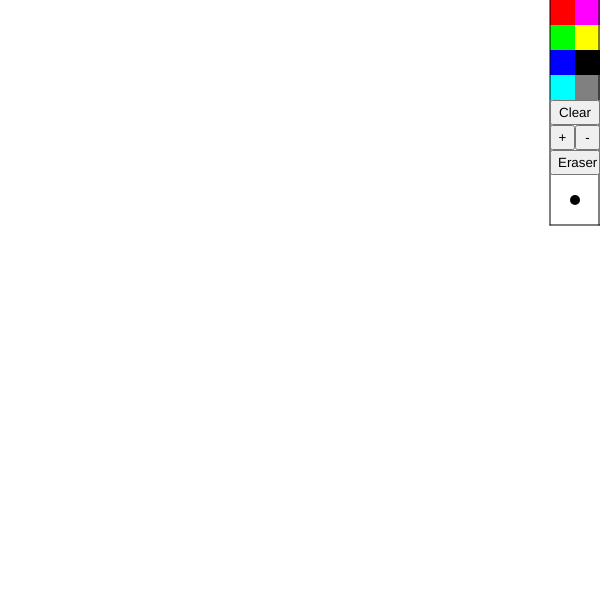
Frame 1 (no input)
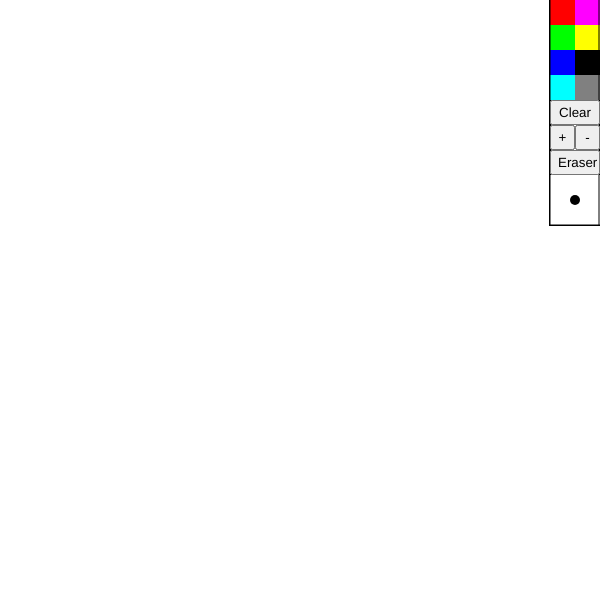
Frame 60 (no input)
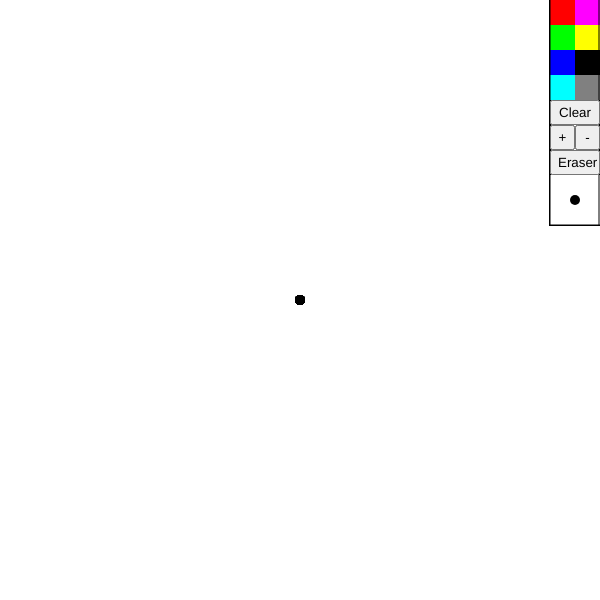
Frame 120 (the mouse pressed at the canvas centre since frame 60)

The p5.js sketch that drew these frames (run headless with seeded random() and noise() and a simulated clock; from frame 60 on, the mouse is pressed at the canvas centre):

// p5.js sketch
// ── sketch.js
var colour = 6;
var size = 3;
var sizes = [2.5, 5, 7.5, 10, 12.5, 15, 20, 30];
var maxSize = 8;
var clearButton, sizeUpButton, sizeDownButton, eraserButton;
var paint = true;

function setup() {
  createCanvas(600, 600);
  background(255);
  noStroke();
}

function colorPalette() {
  changeColour(8);
  rect(550, 175, 50, 50);
  changeColour(0);
  rect(550, 0, 25, 25);
  changeColour(4);
  rect(575, 0, 25, 25);
  changeColour(1);
  rect(550, 25, 25, 25);
  changeColour(5);
  rect(575, 25, 25, 25);
  changeColour(2);
  rect(550, 50, 25, 25);
  changeColour(6);
  rect(575, 50, 25, 25);
  ellipse(575, 200, sizes[size], sizes[size]);
  changeColour(3);
  rect(550, 75, 25, 25);
  changeColour(7);
  rect(575, 75, 25, 25);
  stroke(0);
  line(550, 0, 550, 225);
  line(550, 225, width, 225);
  line(width-1, 225, width-1, 0);
}

function changeColour(colour) {
  noStroke();
  switch (colour) {
    case 0:
      fill(255, 0, 0);
      break;
    case 1:
      fill(0, 255, 0);
      break;
    case 2:
      fill(0, 0, 255);
      break;
    case 3:
      fill(0, 255, 255);
      break;
    case 4:
      fill(255, 0, 255);
      break;
    case 5:
      fill(255, 255, 0);
      break;
    case 6:
      fill(0);
      break;
    case 7:
      fill(128);
      break;
    case 8:
      fill(255);
      break;
    default:
      break;
  }
}

function getColour() {
  if (mouseX > 550 && mouseY < 100) {
    colour = Math.floor((mouseX - 550) / 25) * 4 + Math.floor(mouseY / 25);
    paint = false;
  }
  return colour;
}

function clearBackground() {
  background(255);
}

function showResetButton() {
  clearButton = createButton('Clear');
  clearButton.position(550, 100);
  clearButton.size(50, 25);
  clearButton.mousePressed(clearBackground);
}

function sizeUp(){
  if (++size == 8) size--;
}

function sizeDown(){
  if (--size == -1) size++;
}

function showSizeButtons(){
  sizeUpButton = createButton('+');
  sizeUpButton.position(550, 125);
  sizeUpButton.size(25, 25);
  sizeUpButton.mousePressed(sizeUp);
  sizeDownButton = createButton('-');
  sizeDownButton.position(575, 125);
  sizeDownButton.size(25, 25);
  sizeDownButton.mousePressed(sizeDown);
}

function showEraserButton(){
  eraserButton = createButton('Eraser');
  eraserButton.position(550, 150);
  eraserButton.size(50, 25);
  eraserButton.mousePressed(setEraser);
}

function setEraser(){
  colour = 8;
}

function paintEllipses() {
  if (mouseIsPressed) {
    changeColour(getColour());
    if (paint) ellipse(mouseX, mouseY, sizes[size], sizes[size]);
    paint = true;
  }
}

function draw() {
  paintEllipses();
  showResetButton();
  showSizeButtons();
  showEraserButton();
  colorPalette();
}
